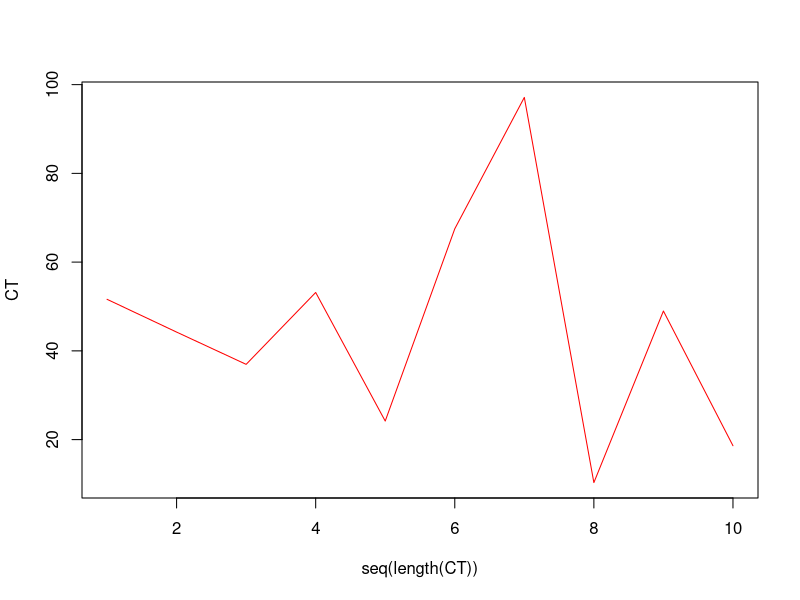

This figure's R source:
#bla 
vect_test <- rnorm(n = 10, mean = 5, sd = 3)

CT <- vect_test*10

CT


plot(CT ~ seq(length(CT)),
     type = "l", 
     col = "red")


#conflit !!!